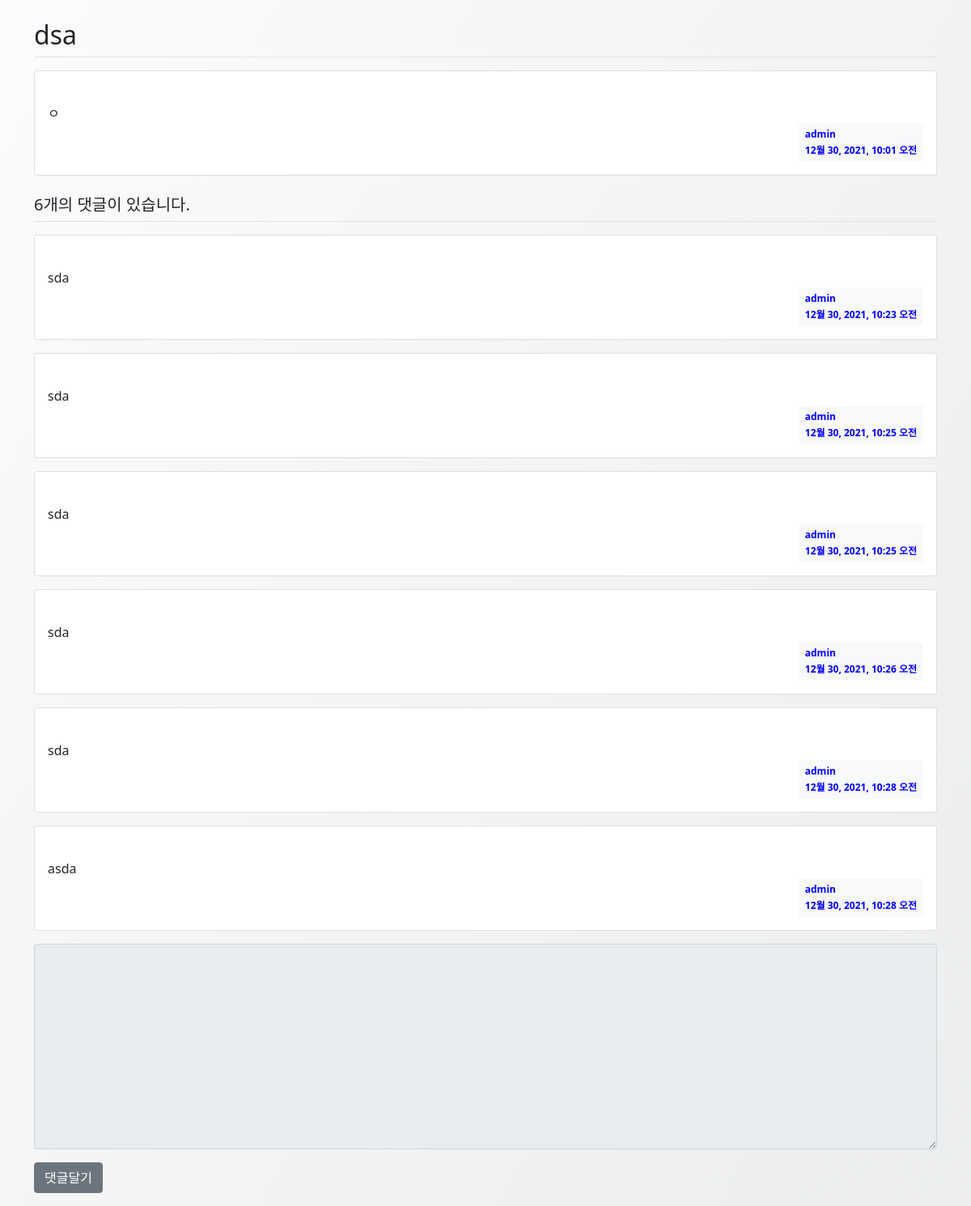
Page /library/4/ on the committed database.
### library/models.py (models this page shows)
class Question(models.Model):
    subject = models.CharField(max_length=200)
    content = models.TextField()
    create_date = models.DateTimeField()
    author = models.ForeignKey(User, on_delete=models.CASCADE)
    modify_date = models.DateTimeField(null=True, blank=True)

class Answer(models.Model):
    question = models.ForeignKey(Question, on_delete=models.CASCADE)
    content = models.TextField()
    create_date = models.DateTimeField()
    author = models.ForeignKey(User, on_delete=models.CASCADE)
    modify_date = models.DateTimeField(null=True, blank=True)

### library/views.py (the view)
# urls.py: path('library/<int:question_id>/', views.detail_index, name='detail_index'),
def detail_index(request, question_id):
    question = get_object_or_404(Question, pk=question_id)
    context = {'question': question}
    return render(request, 'question_detail.html', context)

### templates/question_detail.html (shortened to what this page needs)
{% extends 'base.html' %}
{% load static %}
{% block content %}
<body style="background-image: linear-gradient(120deg, #fdfbfb 0%, #ebedee 100%);">
  <div class="container my-3">
    <h2 class="border-bottom py-2">{{ question.subject }}</h2>
    <div class="card my-3">
      <div class="card-body">
        <div class="card-text" style="white-space: pre-line;">
          {{ question.content }}
        </div>
        <div class="d-flex justify-content-end">
          <div class="badge badge-light p-2 text-left" style="color:blue;">
            <div class="mb-2">{{ question.author.username }}</div>
            <div>{{ question.create_date }}</div>
          </div>
        </div>
      </div>
    </div>
    <h5 class="border-bottom my-3 py-2">
      {{question.answer_set.count}}개의 댓글이 있습니다.
    </h5>
    {% for answer in question.answer_set.all %}
      <div class="card my-3">
        <div class="card-body">
          <div class="card-text" style="white-space: pre-line;">
            {{ answer.content }}
          </div>
          <div class="d-flex justify-content-end">
            <div class="badge badge-light p-2 text-left" style="color:blue;">
              <div class="mb-2">{{ answer.author.username }}</div>
              <div>{{ answer.create_date }}</div>
            </div>
          </div>
        </div>
      </div>
    {% endfor %}
    <form action=" {% url 'library:answer_create' question.id %}" method="POST" class="my-3">
      <div class="form-group">
        <textarea name="content" id="content" {% if not user.is_authenticated %} disabled{% endif %} class=" form-control" rows=" 10"="10""></textarea>
      </div>
      <input type="submit" value="댓글달기" class="btn btn-secondary">
    </form>
  </div>
</body>
{% endblock %}

### rows in the picture
Question: subject "dsa", content "ㅇ", author.username "admin", create_date "12월 30, 2021, 10:01 오전", answer_set.count "6"
Answer: content "sda", author.username "admin", create_date "12월 30, 2021, 10:23 오전"
Answer: content "sda", author.username "admin", create_date "12월 30, 2021, 10:25 오전"
Answer: content "sda", author.username "admin", create_date "12월 30, 2021, 10:25 오전"
Answer: content "sda", author.username "admin", create_date "12월 30, 2021, 10:26 오전"
Answer: content "sda", author.username "admin", create_date "12월 30, 2021, 10:28 오전"
Answer: content "asda", author.username "admin", create_date "12월 30, 2021, 10:28 오전"
